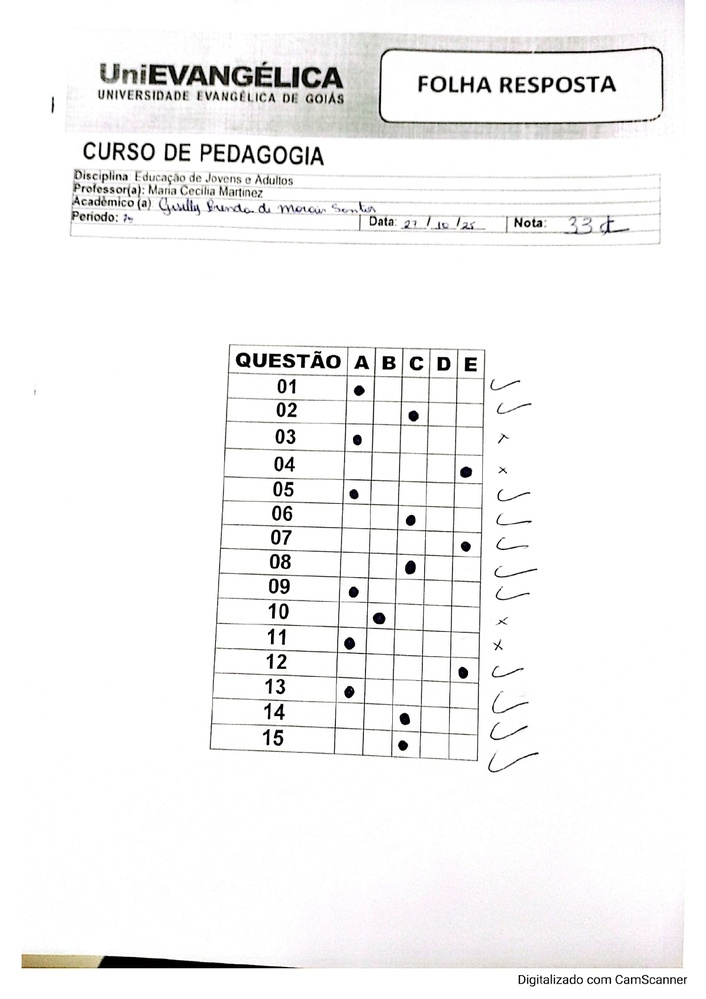
#> input picture Images/Gabarito_1.jpg, 706 x 999 px, shrunk from 1240 x 1755 before the run
$ python scan_gabarito.py --input ../Images/Gabarito_1.jpg
#> lines starting #> are read from the running program, lines starting #| are printed output that depends on the picture; after the words box and inside, x2 and y2 are one past the last pixel; in counts of white or black regions, pixels touching at a corner belong together
# scan_gabarito.py
# -*- coding: utf-8 -*-
"""
Detecção da grade + leitura das marcações (A-E) em folha de gabarito.

Uso:
  python scan_gabarito.py --input Gabarito_preenchido.jpeg --outdir ./out --show-stats
"""

import os
import cv2
import json
import argparse
import numpy as np


# ------------ Helpers ------------
def angle_from_hough(binary):
    """Estima pequeno ângulo de skew a partir de linhas com Hough."""
    lines = cv2.HoughLines(binary, 1, np.pi / 180, threshold=250)
    if lines is None:
        return 0.0
    angles = []
    for rho_theta in lines[:200]:
        _, theta = rho_theta[0]
        deg = (theta - np.pi / 2) * 180.0 / np.pi  # relativo ao vertical
        if -45 <= deg <= 45:
            angles.append(deg)
    return float(np.median(angles)) if angles else 0.0


def rotate_image(image, angle_deg):
    h, w = image.shape[:2]
    M = cv2.getRotationMatrix2D((w // 2, h // 2), angle_deg, 1.0)
    return cv2.warpAffine(
        image, M, (w, h),
        flags=cv2.INTER_LINEAR, borderMode=cv2.BORDER_REPLICATE
    )


def cluster_positions(pos, tol):
    """Agrupa posições 1D próximas (tolerância em px) e retorna medianas."""
    if not pos:
        return []
    pos = sorted(pos)
    clusters = [[pos[0]]]
    for p in pos[1:]:
        if abs(p - clusters[-1][-1]) > tol:
            clusters.append([p])
        else:
            clusters[-1].append(p)
    return [int(np.median(c)) for c in clusters]


def find_table_bbox(line_map):
    """Maior contorno do mapa de linhas como bbox da tabela."""
    contours, _ = cv2.findContours(line_map, cv2.RETR_EXTERNAL, cv2.CHAIN_APPROX_SIMPLE)
    if not contours:
        return None
    c = max(contours, key=cv2.contourArea)
    return cv2.boundingRect(c)  # (x, y, w, h)


# ------------ Grade ------------
def detect_grid(img_bgr):
    """Deskew + morfologia + picos → retorna (x,y,w,h, v_lines, h_lines, rot_img, rot_bin)"""
    H, W = img_bgr.shape[:2]
    gray = cv2.cvtColor(img_bgr, cv2.COLOR_BGR2GRAY)
    gray = cv2.GaussianBlur(gray, (3, 3), 0)
    th = cv2.adaptiveThreshold(gray, 255, cv2.ADAPTIVE_THRESH_MEAN_C,
                               cv2.THRESH_BINARY_INV, 25, 15)

    # deskew pela Hough (usando horizontais)
    kernel_h_tmp = cv2.getStructuringElement(cv2.MORPH_RECT, (max(10, W // 80), 1))
    hor_tmp = cv2.morphologyEx(th, cv2.MORPH_OPEN, kernel_h_tmp, iterations=1)
    angle = angle_from_hough(hor_tmp)

    rot_img = rotate_image(img_bgr, angle)
    rot_th  = rotate_image(th, angle)
    H, W = rot_th.shape[:2]

    # morfologia
    hscale = max(12, W // 90)
    vscale = max(12, H // 90)
    kernel_h = cv2.getStructuringElement(cv2.MORPH_RECT, (hscale, 1))
    kernel_v = cv2.getStructuringElement(cv2.MORPH_RECT, (1, vscale))
    hor = cv2.morphologyEx(rot_th, cv2.MORPH_OPEN, kernel_h, iterations=1)
    ver = cv2.morphologyEx(rot_th, cv2.MORPH_OPEN, kernel_v, iterations=1)

    lines_map = cv2.addWeighted(hor, 0.5, ver, 0.5, 0)
    lines_map = cv2.morphologyEx(lines_map, cv2.MORPH_CLOSE, np.ones((3, 3), np.uint8), iterations=1)

    # bbox da tabela
    bbox = find_table_bbox(lines_map)
    if bbox is None:
        # fallback: página inteira
        x, y, w, h = 0, 0, W, H
    else:
        x, y, w, h = bbox

    # projeções no ROI
    hor_roi = hor[y:y + h, x:x + w]
    ver_roi = ver[y:y + h, x:x + w]

    sum_ver = np.sum(ver_roi > 0, axis=0)  # por coluna
    sum_hor = np.sum(hor_roi > 0, axis=1)  # por linha

    # limiares relativos aos picos
    v_indices = np.where(sum_ver > (0.60 * np.max(sum_ver)))[0].tolist()
    h_indices = np.where(sum_hor > (0.50 * np.max(sum_hor)))[0].tolist()

    vtol = max(5, w // 300)
    htol = max(5, h // 300)
    v_lines = cluster_positions(v_indices, vtol)
    h_lines = cluster_positions(h_indices, htol)

    # garantir bordas
    if 0 not in v_lines: v_lines = [0] + v_lines
    if (w - 1) not in v_lines: v_lines += [w - 1]
    if 0 not in h_lines: h_lines = [0] + h_lines
    if (h - 1) not in h_lines: h_lines += [h - 1]

    v_lines = sorted(set(v_lines))
    h_lines = sorted(set(h_lines))

    return (x, y, w, h, v_lines, h_lines, rot_img, rot_th)


# ------------ Leitura de marcações ------------
def read_marks(rot_img, rot_bin, bbox, v_lines, h_lines,
               min_mark_percent=20.0, tie_margin_percent=5.0,
               skip_top_rows=1, max_rows=15):
    """
    Lê marcações A–E.
    - skip_top_rows: quantas faixas (linhas) ignorar no topo (cabeçalho = 1)
    - max_rows: número de questões a ler (15)
    """
    x, y, w, h = bbox
    table_gray = cv2.cvtColor(rot_img[y:y + h, x:x + w], cv2.COLOR_BGR2GRAY)
    table_vis  = rot_img[y:y + h, x:x + w].copy()

    letras = ["A", "B", "C", "D", "E"]
    respostas = []

    # ---------- definir quais colunas são QUESTÃO e A–E ----------
    # larguras entre linhas verticais
    widths = [v_lines[i+1] - v_lines[i] for i in range(len(v_lines) - 1)]
    if not widths:
        return [], table_vis

    # considera "colunas de verdade" as que têm largura >= 20% da maior
    min_width = max(10, int(0.2 * max(widths)))
    big_cols = [i for i, wcol in enumerate(widths) if wcol >= min_width]

    # esperamos: big_cols = [ idx_Q, idx_A, idx_B, idx_C, idx_D, idx_E ]
    # pegamos a partir da segunda (1..) as 5 alternativas
    if len(big_cols) < 6:
        # fallback: mantém comportamento antigo (melhor do que quebrar)
        alt_col_indices = list(range(1, min(len(v_lines) - 1, 6)))
    else:
        alt_col_indices = big_cols[1:6]   # A..E

    # limites de linhas a processar (pula cabeçalho, lê 15 questões)
    start_i = min(skip_top_rows, len(h_lines) - 2)
    end_i   = min(start_i + max_rows, len(h_lines) - 1)

    for i in range(start_i, end_i):
        y1, y2 = h_lines[i], h_lines[i + 1]
        densidades, cell_boxes = [], []

        # percorre apenas colunas A–E
        for k, col_idx in enumerate(alt_col_indices):
            x1, x2 = v_lines[col_idx], v_lines[col_idx + 1]
            cell = table_gray[y1:y2, x1:x2]

            # cores de debug por alternativa
            debug_colors = [
                (0, 255, 0),    # A
                (255, 0, 0),    # B
                (0, 0, 255),    # C
                (0, 255, 255),  # D
                (255, 0, 255),  # E
            ]
            color_debug = debug_colors[k] if k < len(debug_colors) else (0, 255, 0)

            # binarização local + borda interna
            cell_blur = cv2.GaussianBlur(cell, (3, 3), 0)
            _, bin_cell = cv2.threshold(cell_blur, 0, 255,
                                        cv2.THRESH_BINARY_INV + cv2.THRESH_OTSU)
            inner = bin_cell[3:-3, 3:-3]
            percent = 100.0 * np.sum(inner > 0) / max(1, inner.size)

            densidades.append(percent)
            cell_boxes.append((x1, y1, x2, y2))
            cv2.rectangle(table_vis, (x1, y1), (x2, y2), color_debug, 1)

        # decisão da linha
        if not densidades:
            respostas.append("")
            continue

        order = np.argsort(densidades)[::-1]
        best_i = order[0]
        best   = densidades[best_i]
        second = densidades[order[1]] if len(order) > 1 else 0.0

        if best < min_mark_percent:
            respostas.append("")      # linha vazia: não desenhar seleção
            continue
        if (best - second) < tie_margin_percent and second >= min_mark_percent * 0.8:
            respostas.append("AMB")
        else:
            respostas.append(letras[best_i])
            bx1, by1, bx2, by2 = cell_boxes[best_i]
            cv2.rectangle(table_vis, (bx1, by1), (bx2, by2), (0, 0, 255), 2)
            cv2.putText(table_vis, respostas[-1], (bx1 + 4, by1 + 18),
                        cv2.FONT_HERSHEY_SIMPLEX, 0.6, (0, 0, 255), 2, cv2.LINE_AA)

    return respostas, table_vis

# ------------ Orquestração ------------
def run(input_path, outdir, show_stats=False):
    os.makedirs(outdir, exist_ok=True)
    out = lambda name: os.path.join(outdir, name)

    img = cv2.imread(input_path)
    if img is None:
        raise FileNotFoundError(f"Não consegui abrir: {input_path}")

    # 1) Detecta grade
    x, y, w, h, v_lines, h_lines, rot_img, rot_bin = detect_grid(img)

    # 2) Visual: bbox
    overlay_bbox = rot_img.copy()
    cv2.rectangle(overlay_bbox, (x, y), (x + w, y + h), (0, 255, 0), 3)
    cv2.imwrite(out("01_table_bbox_overlay.png"), overlay_bbox)

    # 3) Visual: linhas da grade
    grid_overlay = rot_img.copy()
    for xl in v_lines:
        cv2.line(grid_overlay, (x + xl, y), (x + xl, y + h), (0, 255, 0), 1)
    for yl in h_lines:
        cv2.line(grid_overlay, (x, y + yl), (x + w, y + yl), (0, 255, 0), 1)
    cv2.imwrite(out("02_grid_overlay.png"), grid_overlay)

    # 4) Visual: células
    cells_overlay = rot_img[y:y + h, x:x + w].copy()
    for i in range(len(h_lines) - 1):
        for j in range(len(v_lines) - 1):
            x1, x2 = v_lines[j], v_lines[j + 1]
            y1, y2 = h_lines[i], h_lines[i + 1]
            cv2.rectangle(cells_overlay, (x1, y1), (x2, y2), (0, 255, 0), 1)
    cv2.imwrite(out("03_cells_preview.png"), cells_overlay)

    # 5) Leitura das marcações
    respostas, marks_overlay = read_marks(rot_img, rot_bin, (x, y, w, h), v_lines, h_lines, min_mark_percent=20.0, tie_margin_percent=5.0,
    skip_top_rows=1,   # <- ignora cabeçalho
    max_rows=15        # <- garante 15 questões
    )
    cv2.imwrite(out("04_marks_overlay.png"), marks_overlay)

    # 6) Saídas estruturadas
    letras_validas = ["A", "B", "C", "D", "E"]
    respostas_limpa = [r if r in letras_validas else "" for r in respostas]  # vazio para não marcadas/ambíguas

    # .txt estilo lista python
    with open(out("respostas.txt"), "w", encoding="utf-8") as f:
        f.write(str(respostas_limpa) + "\n")

    # .csv
    with open(out("respostas.csv"), "w", encoding="utf-8") as f:
        f.write("questao,resposta\n")
        for i, r in enumerate(respostas, start=1):
            f.write(f"{i},{r}\n")

    # .json
    with open(out("respostas.json"), "w", encoding="utf-8") as f:
        json.dump({"respostas": respostas, "respostas_limpa": respostas_limpa}, f, ensure_ascii=False, indent=2)

    if show_stats:
        print(f"Table bbox: x={x}, y={y}, w={w}, h={h}")
        print(f"Verticais: {len(v_lines)} | Horizontais: {len(h_lines)}")
        print("Respostas (brutas):", respostas)
        print("Respostas (limpas):", respostas_limpa)
        print(f"Arquivos salvos em: {os.path.abspath(outdir)}")

    return respostas, respostas_limpa


# ------------ CLI ------------
def main():
    ap = argparse.ArgumentParser(description="Detecção de grade + leitura de marcações (A–E).")
    ap.add_argument("--input", required=True, help="Imagem do gabarito (JPEG/PNG)")
    ap.add_argument("--outdir", default="./out", help="Diretório de saída")
    ap.add_argument("--show-stats", action="store_true", help="Imprime estatísticas")
    args = ap.parse_args()

    run(args.input, args.outdir, show_stats=args.show_stats)
#> in run, img is the input picture: shape (999, 706, 3); mean B, G, R 244.4, 244.5, 244.9
#> in detect_grid, `th = cv2.adaptiveThreshold(gray, 255, cv2.ADAPTIVE_THRESH_MEAN_C, cv2...`:
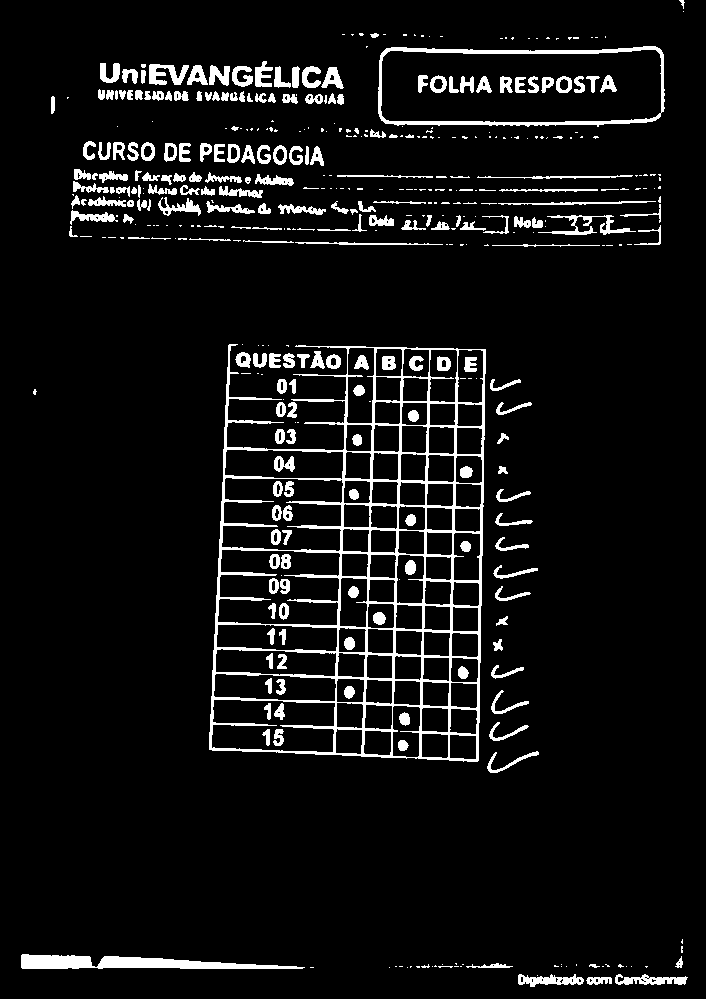
#> th: shape (999, 706); 7% white; 429 white regions (208 under 20 px), largest, box (x1, y1, x2, y2) and area: (209, 344, 486, 762) 17165, (378, 46, 665, 127) 2614, (21, 954, 305, 969) 2465
#> in angle_from_hough, `lines = cv2.HoughLines(binary, 1, np.pi / 180, threshold=250)`: lines = [[957, 1.61], [966, 1.57], [955, 1.61], [952, 1.62], [962, 1.59], [640, 1.61], [122, 1.57], [614, 1.61], [50, 1.57], [176, 1.57]]
#> the loop in angle_from_hough, `for rho_theta in lines[:200]:` made 10 passes
#> (rho_theta, theta, deg) on passes 1 to 8: ([[957, 1.61]], 1.61, 2), ([[966, 1.57]], 1.57, 2.5e-06), ([[955, 1.61]], 1.61, 2), ([[952, 1.62]], 1.62, 3), ([[962, 1.59]], 1.59, 1), ([[640, 1.61]], 1.61, 2), ([[122, 1.57]], 1.57, 2.5e-06), ([[614, 1.61]], 1.61, 2)
#> after the loop in angle_from_hough, `for rho_theta in lines[:200]:`: angles = [2, 2.5e-06, 2, 3, 1, 2, 2.5e-06, 2, 2.5e-06, 2.5e-06]
#> in detect_grid, `angle = angle_from_hough(hor_tmp)`: angle = 1.5
#> in rotate_image, `M = cv2.getRotationMatrix2D((w // 2, h // 2), angle_deg, 1.0)`: M = [[1, 0.0262, -12.94], [-0.0262, 1, 9.41]]
#> in find_table_bbox, `contours, _ = cv2.findContours(line_map, cv2.RETR_EXTERNAL, cv2.CHAIN_..`: contours = 91 contours, 16 with area under 20; largest, box (x1, y1, x2, y2) and area: (215, 345, 487, 760) 96682, (33, 962, 319, 979) 2541, (372, 38, 654, 124) 2214, (177, 65, 334, 92) 2064, (474, 189, 656, 239) 1374
#> in find_table_bbox, `c = max(contours, key=cv2.contourArea)`: c = contour of 294 points, box (x1, y1, x2, y2) (215, 345, 487, 760), area 96682
#> in detect_grid, `bbox = find_table_bbox(lines_map)`: bbox = (215, 345, 272, 415)
#> in detect_grid, `x, y, w, h = bbox`: x = 215; y = 345; w = 272; h = 415
#> in detect_grid, `ver_roi = ver[y:y + h, x:x + w]`:
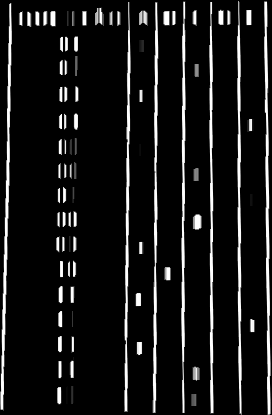
#> ver_roi: shape (415, 272); min 0, max 255, mean 23.6
#> in detect_grid, `sum_ver = np.sum(ver_roi > 0, axis=0)`: sum_ver = 272 values, max 412 at index 183, min 0 at index 12, mean 57.19
#> in detect_grid, `sum_hor = np.sum(hor_roi > 0, axis=1)`: sum_hor = 415 values, max 262 at index 107, min 0 at index 4, mean 38.43
#> in detect_grid, `v_indices = np.where(sum_ver > (0.60 * np.max(sum_ver)))[0].tolist()`: v_indices = [126, 127, 128, 154, 155, 156, 182, 183, 184, 210, 211, 212, 238, 239, 240, 266, 267, 268]
#> in detect_grid, `h_indices = np.where(sum_hor > (0.50 * np.max(sum_hor)))[0].tolist()`: h_indices = 54 values from 1 to 410
#> in detect_grid, `vtol = max(5, w // 300)`: vtol = 5
#> in cluster_positions, `pos = sorted(pos)`: pos has the same summary as v_indices in detect_grid
#> in cluster_positions, `clusters = [[pos[0]]]`: clusters = [[126]]
#> the loop in cluster_positions, `for p in pos[1:]:` made 17 passes
#> p on passes 1 to 8: 127, 128, 154, 155, 156, 182, 183, 184
#> after the loop in cluster_positions, `for p in pos[1:]:`: clusters = [[126, 127, 128], [154, 155, 156], [182, 183, 184], [210, 211, 212], [238, 239, 240], [266, 267, 268]]
#> in detect_grid, `v_lines = cluster_positions(v_indices, vtol)`: v_lines = [127, 155, 183, 211, 239, 267]
#> the loop in cluster_positions (call 2), `for p in pos[1:]:` made 53 passes
#> p on passes 1 to 8: 2, 21, 30, 31, 54, 55, 56, 78
#> in detect_grid, `h_lines = cluster_positions(h_indices, htol)`: h_lines = [1, 21, 30, 55, 78, 106, 134, 159, 183, 207, 232, 257, 282, 307, 332, 357, 383, 409]
#> in detect_grid, `if 0 not in v_lines: v_lines = [0] + v_lines`: v_lines = [0, 127, 155, 183, 211, 239, 267]
#> in detect_grid, `if (w - 1) not in v_lines: v_lines += [w - 1]`: v_lines = [0, 127, 155, 183, 211, 239, 267, 271]
#> in detect_grid, `if 0 not in h_lines: h_lines = [0] + h_lines`: h_lines = [0, 1, 21, 30, 55, 78, 106, 134, 159, 183, 207, 232, 257, 282, 307, 332, 357, 383, 409]
#> in detect_grid, `if (h - 1) not in h_lines: h_lines += [h - 1]`: h_lines = [0, 1, 21, 30, 55, 78, 106, 134, 159, 183, 207, 232, 257, 282, 307, 332, 357, 383, 409, 414]
#> in run, `x, y, w, h, v_lines, h_lines, rot_img, rot_bin = detect_grid(img)`: x = 215; y = 345; w = 272; h = 415; v_lines = [0, 127, 155, 183, 211, 239, 267, 271]
#> in run, `cv2.rectangle(overlay_bbox, (x, y), (x + w, y + h), (0, 255, 0), 3)`:
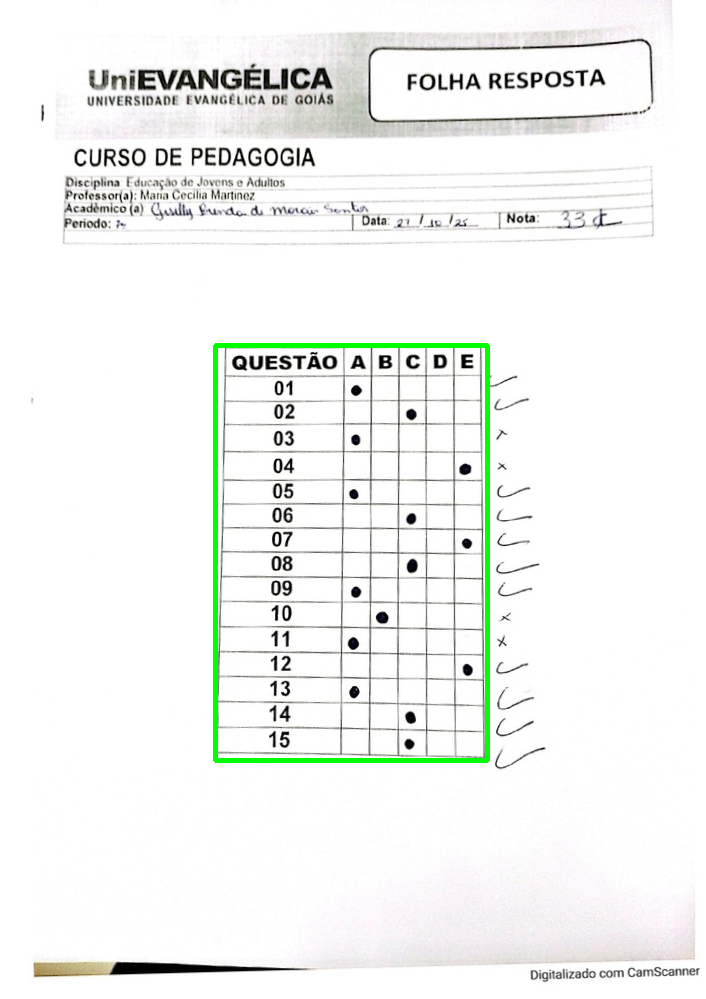
#> overlay_bbox: shape (999, 706, 3); mean B, G, R 242, 244.6, 242.5
#> the loop in run, `for xl in v_lines:` made 8 passes
#> xl on passes 2 to 8: 127, 155, 183, 211, 239, 267, 271
#> after the loop in run, `for xl in v_lines:`:
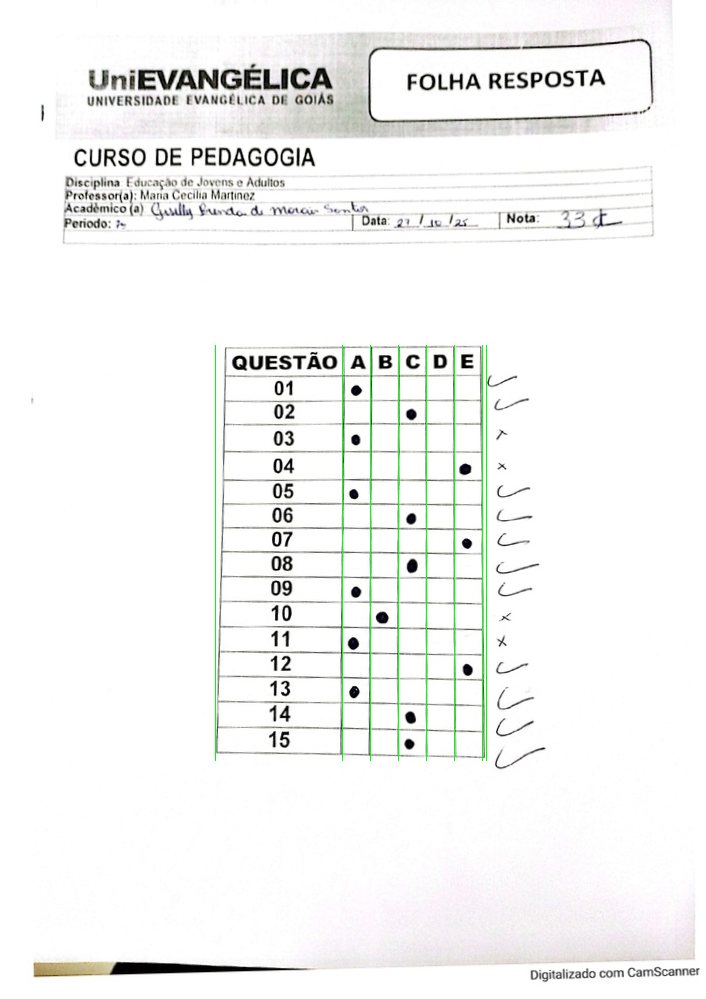
#> grid_overlay: shape (999, 706, 3); mean B, G, R 243.5, 244.9, 244.1
#> the loop in run, `for yl in h_lines:` made 20 passes
#> yl on passes 3 to 10: 21, 30, 55, 78, 106, 134, 159, 183
#> after the loop in run, `for yl in h_lines:`:
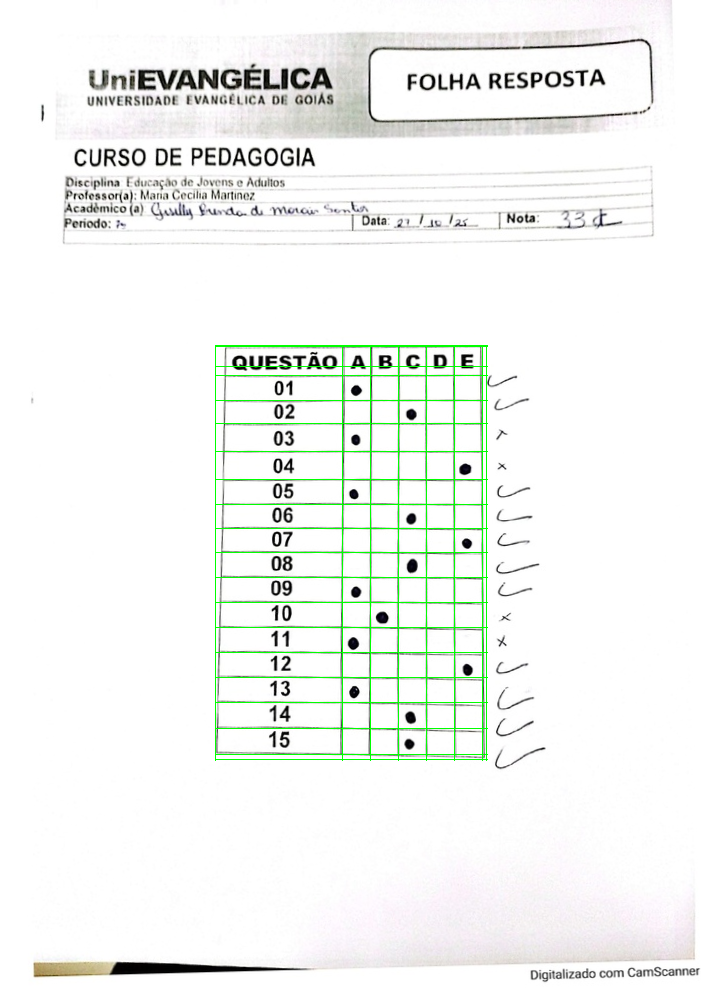
#> grid_overlay: shape (999, 706, 3); 0.75% of pixels changed, all inside (x1, y1, x2, y2) = (216, 345, 488, 760)
#> the loop in run, `for i in range(len(h_lines) - 1):` made 19 passes
#> after the loop in run, `for i in range(len(h_lines) - 1):`:
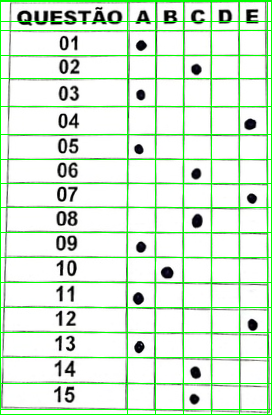
#> cells_overlay: shape (415, 272, 3); mean B, G, R 217, 236.9, 217.5
#> in read_marks, `widths = [v_lines[i+1] - v_lines[i] for i in range(len(v_lines) - 1)]`: widths = [127, 28, 28, 28, 28, 28, 4]
#> in read_marks, `min_width = max(10, int(0.2 * max(widths)))`: min_width = 25
#> in read_marks, `big_cols = [i for i, wcol in enumerate(widths) if wcol >= min_width]`: big_cols = [0, 1, 2, 3, 4, 5]
#> in read_marks, `alt_col_indices = big_cols[1:6]`: alt_col_indices = [1, 2, 3, 4, 5]
#> in read_marks, `start_i = min(skip_top_rows, len(h_lines) - 2)`: start_i = 1
#> in read_marks, `end_i   = min(start_i + max_rows, len(h_lines) - 1)`: end_i = 16
#> the loop in read_marks, `for i in range(start_i, end_i):` made 15 passes
#> (y1, y2) on passes 1 to 8: (1, 21), (21, 30), (30, 55), (55, 78), (78, 106), (106, 134), (134, 159), (159, 183)
#> after the loop in read_marks, `for i in range(start_i, end_i):`:
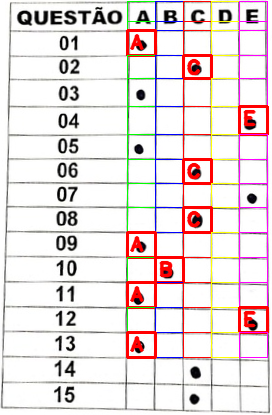
#> table_vis: shape (415, 272, 3); mean B, G, R 223.2, 223, 234.5
#> after the loop in read_marks, `for i in range(start_i, end_i):`: respostas = ['AMB', '', 'A', 'C', '', 'E', '', 'C', '', 'C', 'A', 'B', 'A', 'E', 'A']
#> in run, `respostas_limpa = [r if r in letras_validas else "" for r in respostas]`: respostas_limpa = ['', '', 'A', 'C', '', 'E', '', 'C', '', 'C', 'A', 'B', 'A', 'E', 'A']
#> the loop in run, `for i, r in enumerate(respostas, start=1):` made 15 passes


if __name__ == "__main__":
    main()
